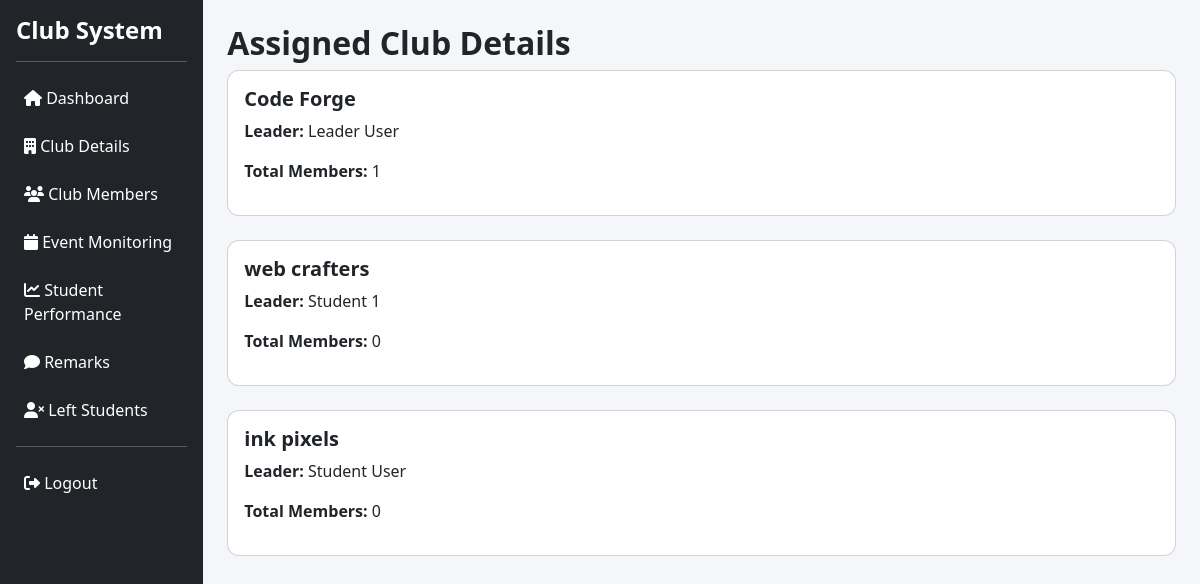
Page /faculty/club_details.php (signed in) on the committed database.
### tables this page shows
CREATE TABLE `clubs` (
  `club_id` int(11) NOT NULL,
  `club_name` varchar(100) NOT NULL,
  `description` text DEFAULT NULL,
  `leader_id` int(11) DEFAULT NULL,
  `faculty_id` int(11) DEFAULT NULL,
  `created_at` timestamp NOT NULL DEFAULT current_timestamp()
);

CREATE TABLE `users` (
  `user_id` int(11) NOT NULL,
  `name` varchar(100) NOT NULL,
  `email` varchar(100) NOT NULL,
  `password` varchar(255) NOT NULL,
  `role` enum('admin','leader','student','faculty') NOT NULL,
  `status` enum('active','inactive') DEFAULT 'active',
  `created_at` timestamp NOT NULL DEFAULT current_timestamp(),
  `reset_token` varchar(255) DEFAULT NULL,
  `reset_token_expiry` datetime DEFAULT NULL
);

### src/faculty/club_details.php (the view, shortened to what this page needs)
<?php
include "../config/db.php";
include "../includes/header.php";
include "../includes/sidebar.php";
$faculty_id = $_SESSION['user_id'];
$clubs = mysqli_query($conn,"
    SELECT c.club_id,c.club_name,u.name AS leader
    FROM clubs c
    JOIN users u ON c.leader_id=u.user_id
    WHERE c.faculty_id='$faculty_id'
");
?>
<h2>Assigned Club Details</h2>
<?php while($c=mysqli_fetch_assoc($clubs)){ ?>
<div class="card p-3 mb-4">
    <h5><?= $c['club_name'] ?></h5>
    <p><b>Leader:</b> <?= $c['leader'] ?></p>
    <p><b>Total Members:</b>
    <?= mysqli_fetch_row(mysqli_query($conn,"
        SELECT COUNT(*) FROM club_members WHERE club_id='{$c['club_id']}'
    "))[0]; ?>
    </p>
</div>
<?php } ?>
<?php include "../includes/footer.php"; ?>

### src/assets/css/style.css (style rules this page uses)
body { background-color: #f4f6f9; font-family: 'Segoe UI', sans-serif; }
.card { border-radius: 12px; }
h2, h4, h5 { font-weight: 600; }

### rows in the picture
clubs: club_name "Code Forge", leader.name "Leader User", club_id "1"
clubs: club_name "web crafters", leader.name "Student 1", club_id "0"
clubs: club_name "ink pixels", leader.name "Student User", club_id "0"
